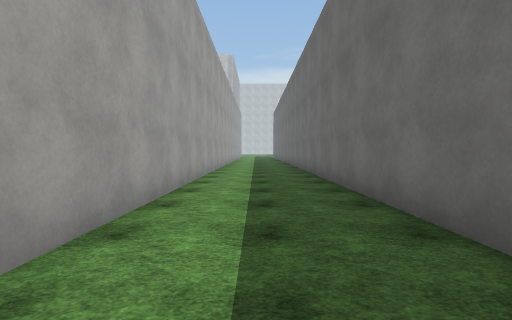
view 1 (above)

24 first-person views from a walk through a scene from a Unity 3-D project. The camera is 1.4 m above the floor, tilts 2° down and sees 85° across. The floor is counted in squares, 2 m on a side. Each view is taken from the middle of a square. On the plan, view 1 faces up. The plan holds only what a view shows up to about 9 squares ahead; the rest is blank. The place goes on beyond the plan. The player is left out. Some animated figures are left out. Surface patterns are stand-ins for the level's own textures.

view 2
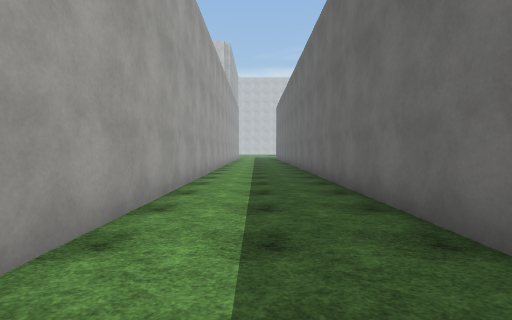

view 3
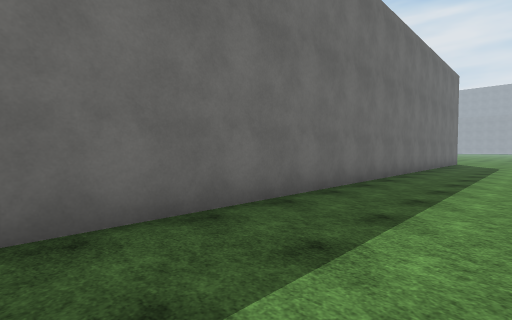

view 4
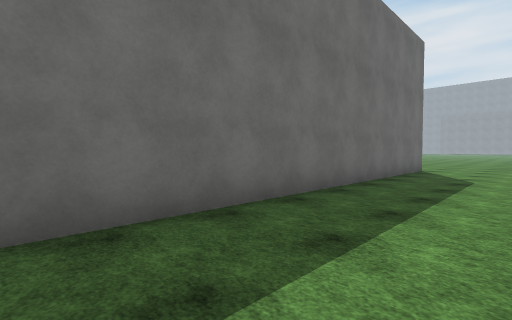

view 5
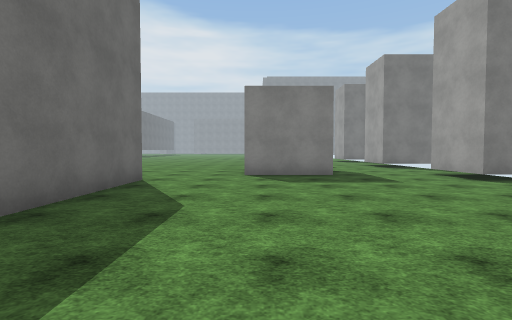

view 6
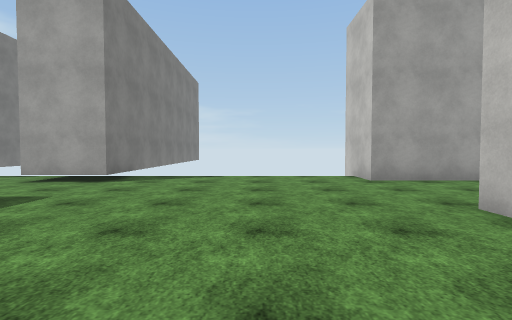

view 7
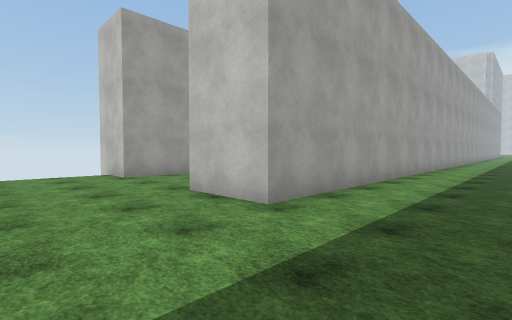

view 8
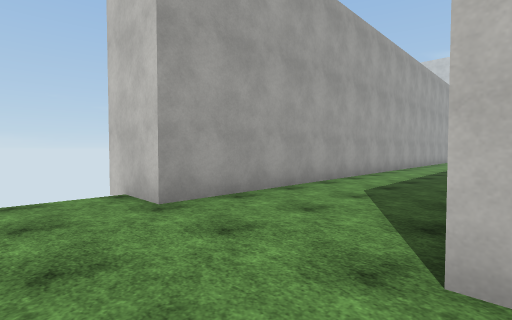

view 9
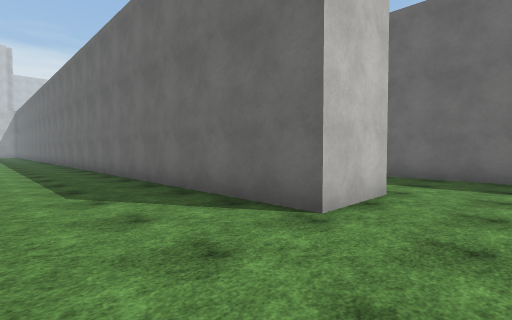

view 10
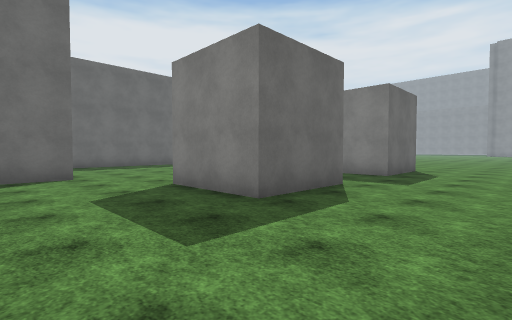

view 11
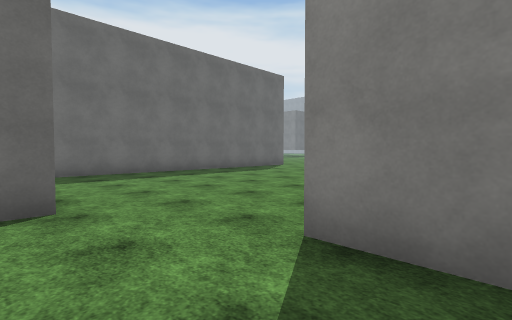

view 12
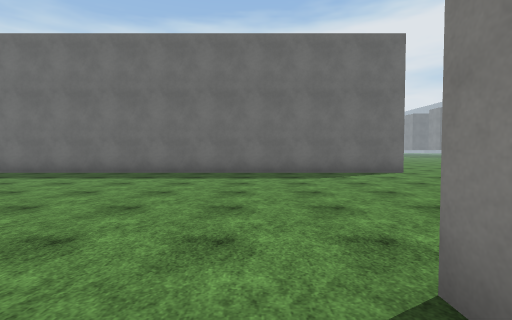

view 13
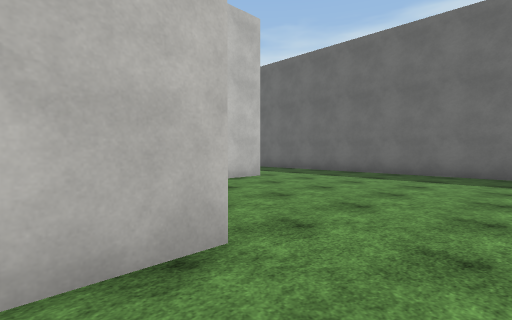

view 14
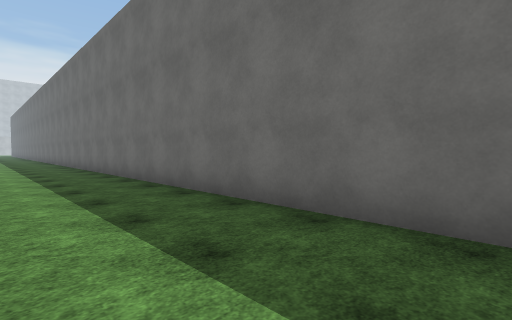

view 15
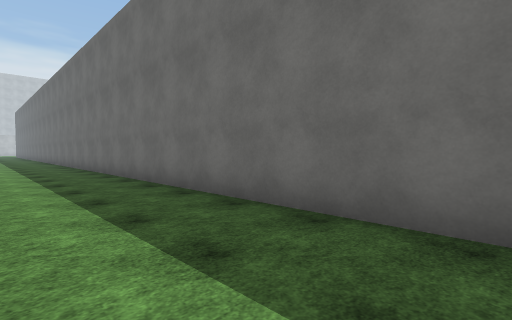

view 16
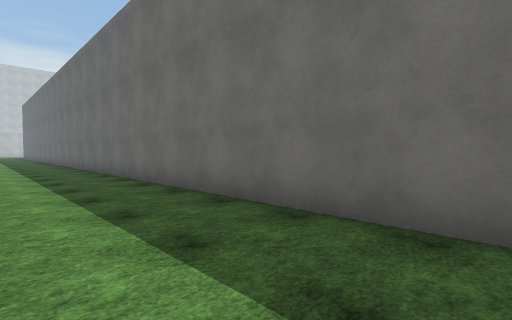

view 17
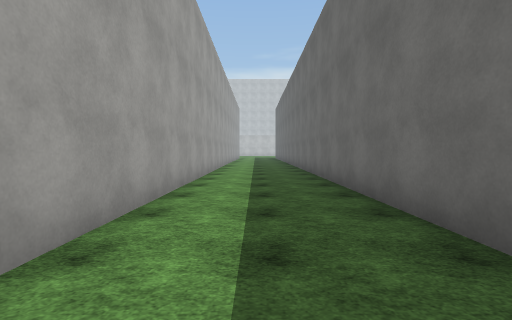

view 18
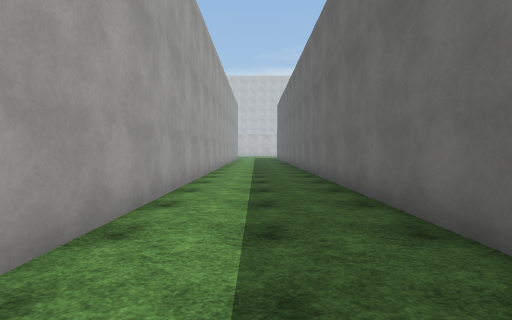

view 19
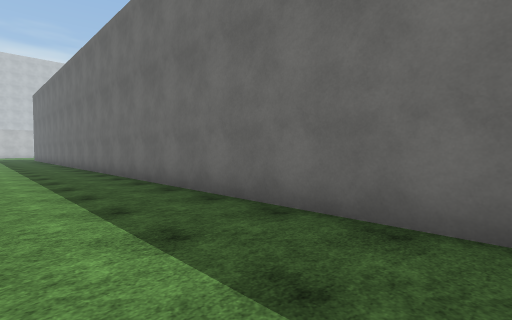

view 20
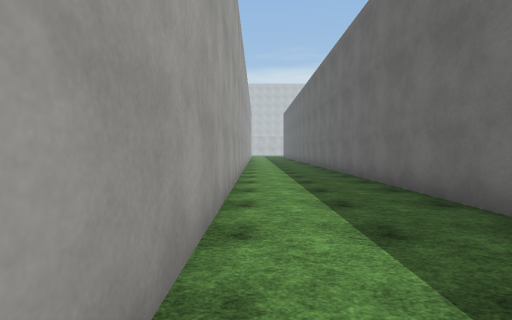

view 21
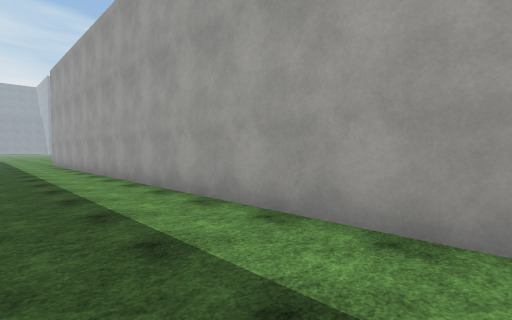

view 22
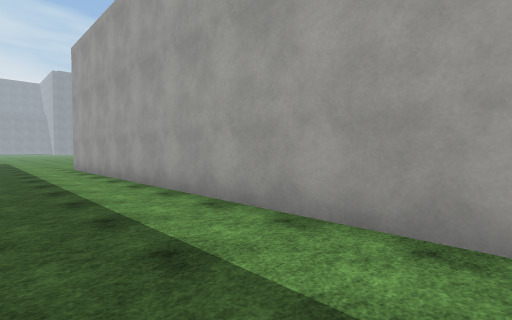

view 23
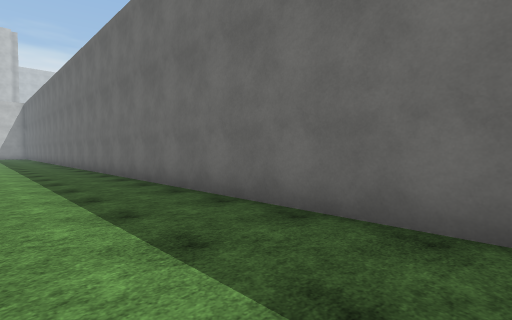

view 24
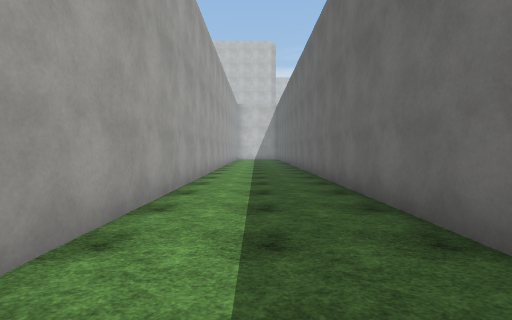

### Floor plan
Points are (right, up) in squares from view 1. A wall is a line through its corners. A room is listed if a view was taken in it or the views show most of it. See-through windows are left out.
Room 1 (views 1, 2, 3, 4, 5, 6, 7, 8, 9, 10, 11, 23, 24)
walls: (-6.4, 1.4) (-6.4, -6.3) (-8.4, -6.3); (-8.5, -12.3) (-6.1, -12.3) (-6.1, -14.2); (-3.3, -13.9) (-0.6, -13.9); (1.7, -12.6) (1.7, 13); (-6.4, 13) (-6.4, 5.5); (-1.4, 13) (-1.4, -6.3) (-3.3, -6.3) (-3.3, 13)
ways out: opening at (-4.5, -14) to room 2; opening at (0.3, -13) to room 2
Room 2 (views 12, 13, 14, 15, 16, 17, 18, 19, 20, 21, 22)
walls: (3.6, -12.6) (2.4, -12.6); (-0.6, -16.4) (-2, -16.4); (-3.3, -16.4) (-3.3, -13.9); (-3.3, -18.9) (-0.6, -18.9); (6.7, -21.5) (6.7, 14.1); (3.6, 14) (3.6, -11.4)
ways out: opening at (-4.5, -14) to room 1; opening at (0.3, -13) to room 1; opening at (-4.5, -19)

Positions as (right, up) in squares from view 1, and headings:
1: (0, 0), facing up
2: (0, 4), facing up
3: (-1, 4), facing down-right
4: (-1, -2), facing down-right
5: (-1, -6), facing down
6: (0, -9), facing left
7: (1, -9), facing up-left
8: (-3, -8), facing up-left
9: (-6, -8), facing up-right
10: (-6, -11), facing down-right
11: (-2, -12), facing down-right
12: (-2, -18), facing right
13: (-2, -18), facing up-right
14: (4, -13), facing up-right
15: (4, -8), facing up-right
16: (4, -2), facing up-right
17: (5, 3), facing up
18: (5, 5), facing up
19: (4, 4), facing up-right
20: (4, 0), facing up
21: (6, 3), facing down-left
22: (6, -1), facing down-left
23: (-6, -2), facing up-right
24: (-5, 4), facing up
